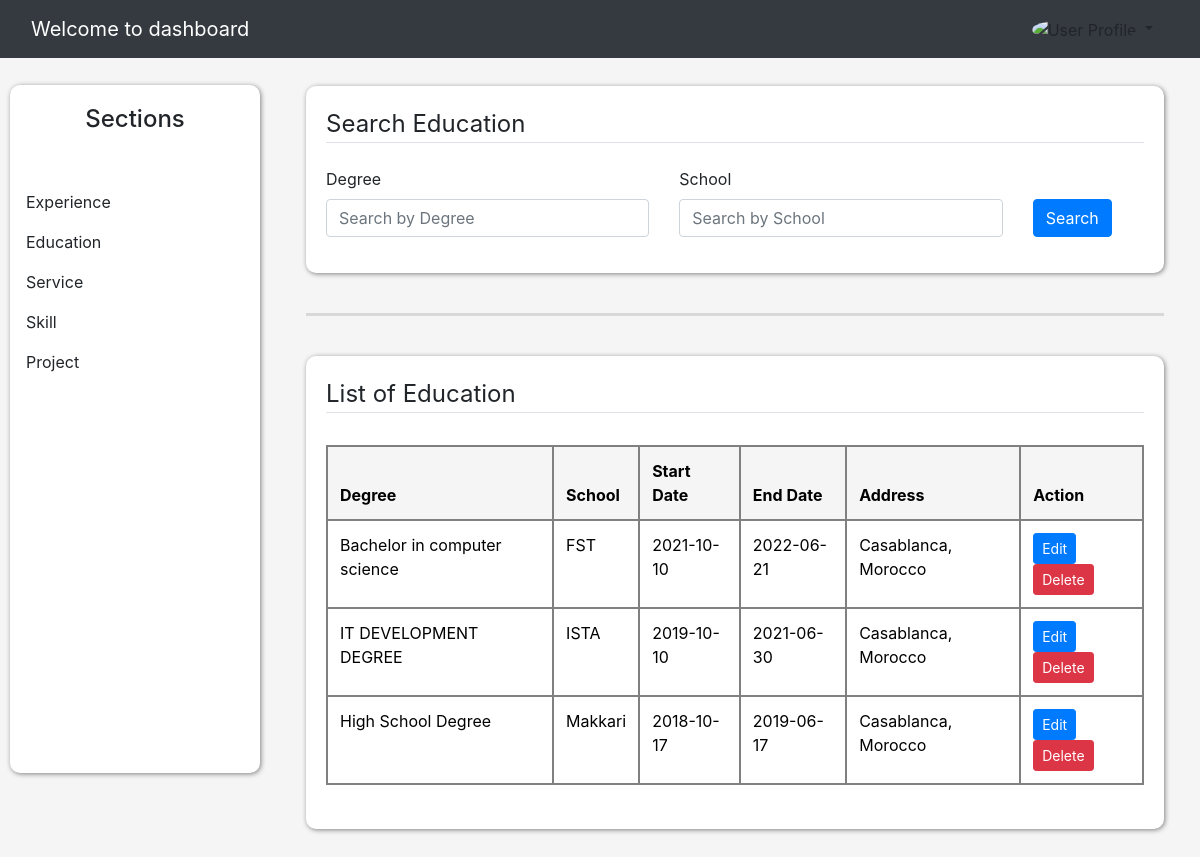
Screenshot of /dashboard/list_educations (signed in) with the database file from the repository.
### website/models.py (models this page shows, shortened)
class Education(db.Model):
    id = db.Column(db.Integer, primary_key=True)
    degree = db.Column(db.String(50), nullable=False)
    school = db.Column(db.String(50), nullable=False)
    start_date = db.Column(db.Date, nullable=False)
    end_date = db.Column(db.Date, nullable=True)
    is_current = db.Column(db.Boolean, default=False, nullable=False)
    address = db.Column(db.String(1000), nullable=False)
    description = db.Column(db.Text, nullable=False)
    user_id = db.Column(db.Integer, db.ForeignKey('user.id'), nullable=False)
    date_posted = db.Column(db.DateTime, nullable=False, default=datetime.utcnow)

### website/route_sections/education.py (the view)
@app.route('/dashboard/list_educations', methods=['GET'])
@login_required
def education():
    user_id = current_user.id
    degree = request.args.get('degree', '')
    school = request.args.get('school', '')
    query = Education.query.filter_by(user_id=user_id)
    if degree:
        query = query.filter(Education.degree.ilike(f'%{degree}%'))
    if school:
        query = query.filter(Education.school.ilike(f'%{school}%'))
    educations = query.all()
    return render_template('admin/Educations/list_educations.html', educations=educations)

### website/models.py (called while the page is built)
@login_manager.user_loader
def load_user(user_id):
    return User.query.get(int(user_id))

### website/templates/admin/Educations/list_educations.html (shortened to what this page needs)
{% extends "admin/Experiences/experience.html" %}
{% block content %}
<div class="cl-crud">
    <legend class="border-bottom mb-4">Search Education</legend>
    <form method="GET" action="{{ url_for('education') }}" class="mb-3 mt-4">
        <div class="row align-items-end">
            <div class="col-md-5">
                <label class="form-control-label" >Degree</label>
                <input type="text" name="degree" class="form-control" placeholder="Search by Degree" value="{{ request.args.get('degree', '') }}">
            </div>
            <div class="col-md-5">
                <label class="form-control-label">School</label>
                <input type="text" name="school" class="form-control" placeholder="Search by School" value="{{ request.args.get('school', '') }}">
            </div>
            <div class="col-md-1 d-grid">
                <button type="submit" class="btn btn-primary">Search</button>
            </div>
        </div>
    </form>
</div>
<br>
<hr>
<br>
<div class="list-section">
    <legend class="border-bottom">List of Education</legend>
    <p-card class="m-1 mt-1 mb-1">
        <table class="table table-bordered">
            <thead>
                <tr>
                    <th scope="col">Degree</th>
                    <th scope="col">School</th>
                    <th scope="col">Start Date</th>
                    <th scope="col">End Date</th>
                    <th scope="col">Address</th>
                    <th scope="col-2">Action</th>
                </tr>
            </thead>
            <tbody>
                {% if educations %}
                    {% for education in educations %}
                    <tr>
                        <td>{{ education.degree }}</td>
                        <td>{{ education.school }}</td>
                        <td>{{ education.start_date }}</td>
                        <td>
                            {% if education.is_current %}
                                Current
                            {% else %}
                                {{ education.end_date }}
                            {% endif %}
                        </td>
                        <td>{{ education.address }}</td>
                        <td>
                            <a href="{{ url_for('update_education', education_id=education.id) }}" class="btn btn-sm btn-primary cl-edit">
                                <span>Edit</span>
                            </a>
                            <a href="{{ url_for('delete_education', education_id=education.id) }}" class="btn btn-sm btn-danger cl-delete" onclick="return confirm('Are you sure you want to delete this item?');">
                                <span>Delete</span>
                            </a>
                        </td>
                    </tr>
                    {% endfor %}
                {% else %}
                    <tr>
                        <td colspan="6" class="text-center">Result not found</td>
                    </tr>
                {% endif %}
            </tbody>
        </table>
    </p-card>
</div>
{% endblock content %}

### website/static/css/dashboard.css (style rules this page uses)
body { background: whitesmoke; }
.list-section, .cl-crud { background: white; box-shadow: 1px 1px 5px gray; padding: 20px; border-radius: 10px; }
hr { margin-top: 1rem; margin-bottom: 1rem; border: 0; border-top: 3px solid gray; }
.table thead th { vertical-align: bottom; border-bottom: 2px solid gray; background: whitesmoke; }
.table-bordered td, .table-bordered th { border: 2px solid gray; }
.table-bordered { border: 2px solid gray; }
.table { width: 100%; margin-bottom: 0rem; color: #212529; }

### rows the page displays
Education: degree "Bachelor in computer science", school "FST", start_date "2021-10-10", end_date "2022-06-21", address "Casablanca, Morocco"
Education: degree "IT DEVELOPMENT DEGREE", school "ISTA", start_date "2019-10-10", end_date "2021-06-30", address "Casablanca, Morocco"
Education: degree "High School Degree", school "Makkari", start_date "2018-10-17", end_date "2019-06-17", address "Casablanca, Morocco"
